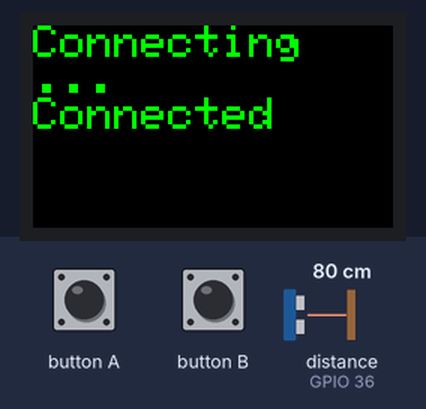
Bench run of a sketch on a simulated ESP32. Parts: 240×135 colour display. Wiring (inferred from the names in the program): ultrasonic range finder: trigger GPIO 26; echo GPIO 36. The test bench sets the inputs (shaded band); at power-on: distance to the obstacle (sensor on GPIO 36) 80 cm. The echo pulse lasts 58.3 µs per cm; WiFi joins after 1.5 s; servers stay silent unless stated; network time is answered at once with the bench clock; the local clock reads 2024-03-15 10:24:30 at power-on unless the sketch sets it; nothing arrives over Bluetooth unless stated; a phone connects over Bluetooth LE 3 s after start; what the sketch prints to the serial monitor is not drawn. At 11.6 s the program restarts the board; the recording ends there.

Above: at 1.8 s.
At 4.9 s:
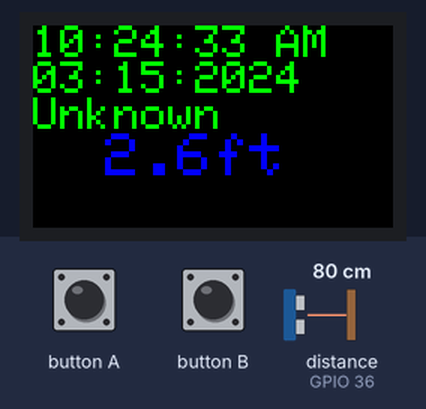
5.0 s: button A pressed for 3.2 s
At 9.3 s:
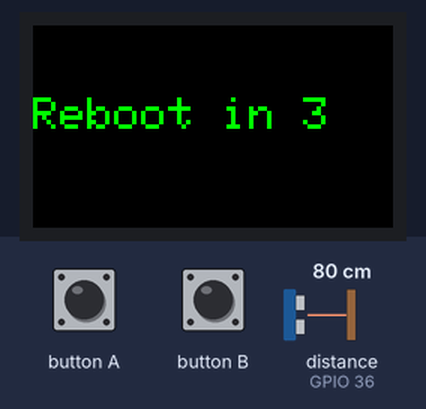
Timing chart, 0 to 10.8 s (numbered marks = the images above; inputs shaded):
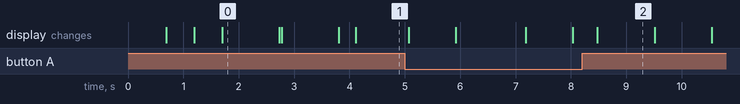

Measured:
- after the input at 5.0 s, the display: first differs from a run without the input after 3.5 s (image 2)
- what the display in image 0 shows lasts 1.0 s, from 1.7 s to 2.7 s

The sketch:

DistanceMonitorServer.ino
```cpp
#include <string.h>
#include <M5StickCPlus.h>
#include <WiFi.h>
#include <NTPClient.h>   // https://github.com/arduino-libraries/NTPClient NTPClient by Fabrice Weinberg
#include <TimeLib.h>     // https://playground.arduino.cc/Code/Time/       Time by Michael Margolis
#include <Timezone.h>    // https://github.com/JChristensen/Timezone       Jack Christensen
#include "UtilLcd.h"
#include "UtilClock.h"
#include "UtilUltrasonicSensor.h"
#include "UtilBleHost.h"

const uint32_t BackgroundColor = BLACK;
const uint32_t TextColor = GREEN;
const uint8_t  TextSize = 3;
const uint8_t  TextSizeBig = TextSize + 1;
const uint8_t  ScreenRotation90Degrees = 1;              // // 0 (normal orientation), 1 (90 degrees clockwise), 2 (180 degrees), or 3 (90 degrees counterclockwise)
const uint8_t  ScreenRotation270Degrees = 3;              // // 0 (normal orientation), 1 (90 degrees clockwise), 2 (180 degrees), or 3 (90 degrees counterclockwise)
const unsigned long SerialPortBaudRate = 115200;
const unsigned long ConnectionTimeoutMs = 10 * 1000;
const unsigned long ConnectionRetryMs = 500;

const uint32_t LoopDelayMs = 100;

const char* WifiSsid = "AirPort";
const char* WifiPassword = "ivacivac";

void rebootIfNeeded(bool force) {
  if( !force ) {
    tm* dateTime = getDateTimeNow();

    int hours = dateTime->tm_hour;
    int minutes = dateTime->tm_min;
    int seconds = dateTime->tm_sec;

    // Return early if it's not 4:00 AM
    if (!(hours == 4 && minutes == 0 && seconds == 0) ) {
      return;
    }
  }

  const int16_t textPosY = TextSize*TextSizeBase*2;

  M5.Lcd.setTextColor(TextColor);
  M5.Lcd.setTextSize(TextSize);

  M5.Lcd.fillScreen(BackgroundColor);
  M5.Lcd.setCursor(0, textPosY);
  M5.Lcd.println("Reboot in 3");
  delay(1000); // Wait for a while to allow the display to update
  M5.Lcd.setCursor(0, textPosY);

  M5.Lcd.fillScreen(BackgroundColor);
  M5.Lcd.setCursor(0, textPosY);
  M5.Lcd.println("Reboot in 2");
  delay(1000); // Wait for a while to allow the display to update

  M5.Lcd.fillScreen(BackgroundColor);
  M5.Lcd.setCursor(0, textPosY);
  M5.Lcd.println("Reboot in 1");
  delay(1000); // Wait for a while to allow the display to update

  M5.Lcd.fillScreen(RED);
  esp_restart(); // Reboot the M5StickC
}

/* After M5StickC is started or reset
  the program in the setUp () function will be run, and this part will only be run once.
  After M5StickCPlus is started or reset, the program in the setup() function will be executed, and this part will only be executed once. */
void setup()
{
  M5.begin();

  pinMode(UltrasonicSensorTriggerPin, OUTPUT);
  pinMode(UltrasonicSensorEchoPin, INPUT);

  M5.Lcd.setRotation(ScreenRotation90Degrees);
  M5.Lcd.setCursor(0, 0);
  M5.Lcd.fillScreen(BackgroundColor);
  M5.Lcd.setTextColor(TextColor, BackgroundColor);
  M5.Lcd.setTextSize(TextSize);

  Serial.begin(SerialPortBaudRate);
  WiFi.begin(WifiSsid, WifiPassword);

  bleBeginHost();
  //byte initial_custom_data[] = {0x12, 0x34, 0x56, 0x78};
  //bleStartAdvertisingWithCustomData(initial_custom_data, sizeof(initial_custom_data));

  M5.Lcd.println("Connecting");
  unsigned long connectStartTime = millis();
  char *connectionStatusStr = NULL;
  while (connectionStatusStr == NULL && millis() - connectStartTime < ConnectionTimeoutMs) {
    switch(WiFi.status()) {
      case WL_CONNECTED:      connectionStatusStr = "Connected";      break;
      case WL_NO_SHIELD:      connectionStatusStr = "Not Supported";  break;
      case WL_NO_SSID_AVAIL:  connectionStatusStr = "SSID Not Found"; break;

      case WL_IDLE_STATUS:
      case WL_SCAN_COMPLETED:
      case WL_CONNECT_FAILED:
      case WL_CONNECTION_LOST:
      case WL_DISCONNECTED:
        delay(ConnectionRetryMs);
        M5.Lcd.print(".");
         break;
    }
  }

  if( connectionStatusStr == NULL )
     connectionStatusStr = "WIFI Timeout";

  M5.Lcd.println("");
  M5.Lcd.println(connectionStatusStr);
  delay(1000);

  setupRealTimeClockFromInternet();
}

/* After the program in setup() runs, it runs the program in loop()
The loop() function is an infinite loop in which the program runs repeatedly
After the program in the setup() function is executed, the program in the loop() function will be executed
The loop() function is an endless loop, in which the program will continue to run repeatedly */
void loop()
{
  struct tm* dateTimeNow = getDateTimeNow();

  M5.update();

  // Check if button A is pressed
  if (M5.BtnA.wasReleasefor(500)) {
    rebootIfNeeded(true);
  }

  M5.Lcd.setCursor(0, TextSize*TextSizeBase*0);
  char* timeStr = lcdPrintTimeIfNeeded();

  M5.Lcd.setCursor(0, TextSize*TextSizeBase*1);
  char* dateStr = lcdPrintDateIfNeeded();

  M5.Lcd.setCursor(0, TextSize*TextSizeBase*2);
  M5.Lcd.print(bleGetName());  clearToEndOfLine();

  M5.Lcd.setCursor(0, TextSize*TextSizeBase*3);

  float distance = GetDistanceFeetAverage(UltrasonicSensorSampleCount);

  char distanceStr[10]; // Allocate a buffer to hold the formatted distance string
  if(distance == UltrasonicSensorUnknownDistance)
     strcpy(distanceStr, "  -.--");
  else
     dtostrf(distance, 5, 1, distanceStr); // Convert distance to a string with 6 total characters and 2 decimal places

  M5.Lcd.setTextSize(TextSizeBig);
  M5.Lcd.setTextColor(BLUE, BackgroundColor);
  M5.Lcd.print(distanceStr);  M5.Lcd.print("ft"); clearToEndOfLine();
  M5.Lcd.setTextColor(TextColor, BackgroundColor);
  M5.Lcd.setTextSize(TextSize);

  bleWriteFloatAsFixed16x8(distance);

  delay(LoopDelayMs); // Wait for a second before sending the next message
  rebootIfNeeded(false);
}
```

UtilBleHost.h
```cpp
#ifndef UTIL_BLE_HOST_H
#define UTIL_BLE_HOST_H

#define MacAddressRivian "e8:9f:6d:08:d4:f6"
#define MacAddressTesla "4c:75:25:cd:ef:d2"

void bleBeginHost();
void bleWriteFloatAsFixed16x8(float value);
float bleReadFloatFromFixed16x8(uint8_t *byteArray);
void bleWriteData(byte *data, size_t length);
const char* bleGetName();

#endif
```

UtilBleHost.ino
```cpp
#include <M5StickCPlus.h>
#include <NimBLEDevice.h>  // https://github.com/h2zero/NimBLE-Arduino
#include "UtilBleHost.h"

#define SERVICE_UUID "f5b13a29-196a-4b42-bffa-85c6e44c6f00"
#define CHARACTERISTIC_UUID "f5b13a29-196a-4b42-bffa-85c6e44c6f01"

NimBLEServer* pServer;
NimBLEService* pService;
NimBLECharacteristic* pCharacteristic;

const uint8_t BleBufferMarkerStart = 0xAB;
const uint8_t BleBufferMarkerEnd = 0xEF;

const int MarkerStartIndex = 0;
const int HighByteIndex = 1;
const int MiddleByteIndex = 2;
const int LowByteIndex = 3;
const int SumHighByteIndex = 4;
const int SumLowByteIndex = 5;
const int MarkerEndIndex = 6;

const int BufferSize = 7;

const float InvalidFixedPointValue = -1.0;

void bleBeginHost()
{
  NimBLEDevice::init("FLS_DM");

  pServer = NimBLEDevice::createServer();

  pService = pServer->createService(SERVICE_UUID);

  pCharacteristic = pService->createCharacteristic(
    CHARACTERISTIC_UUID,
    NIMBLE_PROPERTY::READ | NIMBLE_PROPERTY::NOTIFY
  );

  pCharacteristic->setValue("");

  pService->start();

  NimBLEAdvertising* pAdvertising = pServer->getAdvertising();

  pAdvertising->addServiceUUID(pService->getUUID());
  pAdvertising->setScanResponse(true);
  pAdvertising->setMinPreferred(0x12);

  pAdvertising->start();
  Serial.println("Characteristic defined! Now you can read it in your phone!");
}

void bleWriteFloatAsFixed16x8(float value) {
  uint8_t byteArray[BufferSize];

  // Add the fixed value at the beginning of the buffer
  byteArray[MarkerStartIndex] = BleBufferMarkerStart;

  // This is a bit of a hack right now as I don't want to debug what's going on with signed floats and this doesn't really support
  // negactive distances anyway...
  //
  if( value < 0 ) {
    byteArray[HighByteIndex] = 0xFF;
    byteArray[MiddleByteIndex] = 0xFF;
    byteArray[LowByteIndex] = 0xFF;
    byteArray[SumHighByteIndex] = 0xFF;
    byteArray[SumLowByteIndex] = 0xFF;
  }
  else {
    int32_t intValue = (int32_t)(value * (1 << 8));

    // Convert the intValue into 3-byte representation
    byteArray[HighByteIndex] = (uint8_t)(intValue >> 16); // Store the high byte
    byteArray[MiddleByteIndex] = (uint8_t)((intValue >> 8) & 0xFF); // Store the middle byte
    byteArray[LowByteIndex] = (uint8_t)(intValue & 0xFF); // Store the low byte

    // Sum the first 3 bytes and store the result in the last 2 bytes
    uint16_t sum = byteArray[HighByteIndex] + byteArray[MiddleByteIndex] + byteArray[LowByteIndex];
    byteArray[SumHighByteIndex] = (uint8_t)(sum >> 8); // Store the high byte of the sum
    byteArray[SumLowByteIndex] = (uint8_t)(sum & 0xFF); // Store the low byte of the sum
  }

  // Add the fixed value at the end of the buffer
  byteArray[MarkerEndIndex] = BleBufferMarkerEnd;

  bleWriteData(byteArray, sizeof(byteArray));
}

void bleWriteData(byte *data, size_t length) {
  pCharacteristic->setValue(data, length);
}

const char* bleGetName() {
  NimBLEAddress localAddress = NimBLEDevice::getAddress();
  String localAddressStr = localAddress.toString().c_str();

  if (localAddressStr.equals(MacAddressRivian)) {
    return "Rivian";
  } else if (localAddressStr.equals(MacAddressTesla)) {
    return "Tesla";
  } else {
    return "Unknown";
  }
}
```

UtilClock.h
```cpp
#ifndef UTIL_CLOCK_H
#define UTIL_CLOCK_H

const uint8_t TextSizeBase = 8;

void setupRealTimeClockFromInternet();
struct tm* getDateTimeNow();
void setRTC(time_t timeToSet);
void setLocalTimeFromRTC();

char* lcdPrintTimeIfNeeded();
char* lcdPrintDateIfNeeded();

#endif
```

UtilClock.ino
```cpp
#include <M5StickCPlus.h>
#include "UtilClock.h"

WiFiUDP ntpUDP;
NTPClient timeNtpClient(ntpUDP, "pool.ntp.org");

// US Eastern Time Zone (New York, Washington D.C., Miami, etc.)
TimeChangeRule EDT = {"EDT", Second, Sun, Mar, 2, -240}; // UTC - 4 hours
TimeChangeRule EST = {"EST", First, Sun, Nov, 2, -300};  // UTC - 5 hours
Timezone timezone(EDT, EST);

void setupRealTimeClockFromInternet()
{
  M5.Lcd.fillScreen(BackgroundColor);
  M5.Lcd.setCursor(0, 0);

  timeNtpClient.begin();

  if( timeNtpClient.update() )
  {
    M5.Lcd.println("Setting Time from NTP");
    time_t currentTime = timeNtpClient.getEpochTime();
    time_t localTime = timezone.toLocal(currentTime);

    struct tm *timeinfo = localtime(&localTime);

    setTime(localTime);
    setRTC(localTime);
  }
  else
  {
    M5.Lcd.println("Setting Time From RTC");
    setLocalTimeFromRTC();
  }

  delay(1000); // Wait for a second So user can see prompt
}

struct tm* getDateTimeNow()
{
  time_t currentTime = now(); // timeClient.getEpochTime();
  struct tm *timeinfo = localtime(&currentTime);
  return timeinfo;
}

void setRTC(time_t timeToSet) {
  // Convert the time_t value to a tm struct
  struct tm *timeInfo = localtime(&timeToSet);

  // Set the RTC date
  RTC_DateTypeDef rtcDate;
  rtcDate.Year = timeInfo->tm_year + 1900;
  rtcDate.Month = timeInfo->tm_mon + 1;
  rtcDate.Date = timeInfo->tm_mday;
  rtcDate.WeekDay = timeInfo->tm_wday;
  M5.Rtc.SetData(&rtcDate);

  // Set the RTC time
  RTC_TimeTypeDef rtcTime;
  rtcTime.Hours = timeInfo->tm_hour;
  rtcTime.Minutes = timeInfo->tm_min;
  rtcTime.Seconds = timeInfo->tm_sec;
  M5.Rtc.SetTime(&rtcTime);
}

void setLocalTimeFromRTC() {
  RTC_TimeTypeDef rtcTime;
  RTC_DateTypeDef rtcDate;

  M5.Rtc.GetTime(&rtcTime);
  M5.Rtc.GetData(&rtcDate);

  struct tm timeInfo;
  timeInfo.tm_year = rtcDate.Year - 1900;
  timeInfo.tm_mon = rtcDate.Month - 1;
  timeInfo.tm_mday = rtcDate.Date;
  timeInfo.tm_hour = rtcTime.Hours;
  timeInfo.tm_min = rtcTime.Minutes;
  timeInfo.tm_sec = rtcTime.Seconds;
  timeInfo.tm_isdst = -1; // Let the system determine DST (Daylight Saving Time)

  time_t epochTime = mktime(&timeInfo);
  setTime(epochTime);
}

// Add global variables to store the last printed date and time
char lastTimeStr[16] = "";
char lastDateStr[16] = "";

char* lcdPrintTimeIfNeeded() {
  struct tm* dateTimeNow = getDateTimeNow();

  char currentTimeStr[16];
  strftime(currentTimeStr, sizeof(currentTimeStr), "%I:%M:%S %p", dateTimeNow); // %H for 24 hour time, %I for 12 Hour time

  if (strcmp(lastTimeStr, currentTimeStr) == 0)
    return lastTimeStr;

  // The time has changed; update the display
  M5.Lcd.setCursor(0, 0);
  M5.Lcd.print(currentTimeStr);
  clearToEndOfLine();

  // Update the last printed time
  strncpy(lastTimeStr, currentTimeStr, sizeof(lastTimeStr));
      return lastTimeStr;
}

char*  lcdPrintDateIfNeeded() {
  struct tm* dateTimeNow = getDateTimeNow();

  char currentDateStr[16];
  strftime(currentDateStr, sizeof(currentDateStr), "%m:%d:%Y", dateTimeNow);

  if (strcmp(lastDateStr, currentDateStr) == 0)
    return lastDateStr;

  // The date has changed; update the display
  M5.Lcd.setCursor(0, TextSize * 8);
  M5.Lcd.print(currentDateStr);
  clearToEndOfLine();

  // Update the last printed date
  strncpy(lastDateStr, currentDateStr, sizeof(lastDateStr));
      return lastDateStr;
}
```

UtilUltrasonicSensor.h
```cpp
#ifndef UTIL_ULTRASONIC_SENSOR_H
#define UTIL_ULTRASONIC_SENSOR_H

#define UltrasonicSensorTriggerPin 26
#define UltrasonicSensorEchoPin 36
const float UltrasonicSensorMinDistanceCm = 2;
const float UltrasonicSensorMaxDistanceCm = 400;
const float UltrasonicSensorUnknownDistance = -1;
const uint8_t UltrasonicSensorSampleCount = 20;
const unsigned long UltrasonicSensorSampleDelayMs = 10;

float GetDistanceFeetAverage(uint8_t numSamples);
float GetDistanceFeet() ;

#endif
```

UtilUltrasonicSensor.ino
```cpp
#include <M5StickCPlus.h>
#include "UtilUltrasonicSensor.h"

float GetDistanceFeetAverage(uint8_t numSamples)
{
  float distance = UltrasonicSensorUnknownDistance;
  float neighborDifferenceThreshold = 0.4;

  float samples[numSamples];
  uint8_t samplesCount = 0;

  // Get all samples
  //
  for (uint8_t index = 0; index < numSamples; index++) {
    distance = GetDistanceFeet();
    if (distance != UltrasonicSensorUnknownDistance) {
      samples[samplesCount] = distance;
      samplesCount += 1;
    }
    delay(UltrasonicSensorSampleDelayMs); // Add a short delay between readings
  }

  // Filter out the outliers
  //
  uint8_t filteredSamplesCount = 0;
  for (uint8_t index = 0; index < samplesCount; index++) {
    bool includeSample = true;

    // Check the difference with the previous neighbor
    if (index > 0 && samples[index - 1] != UltrasonicSensorUnknownDistance &&
        abs(samples[index] - samples[index - 1]) > neighborDifferenceThreshold) {
      includeSample = false;
    }

    // Check the difference with the next neighbor
    if (index < samplesCount - 1 && samples[index + 1] != UltrasonicSensorUnknownDistance &&
        abs(samples[index] - samples[index + 1]) > neighborDifferenceThreshold) {
      includeSample = false;
    }

    if (includeSample && samples[index] != UltrasonicSensorUnknownDistance) {
      samples[filteredSamplesCount] = samples[index];
      filteredSamplesCount += 1;
    }
  }

  // Make sure we still have some valid samples (and make sure we have at least half the samples being valid)
  if (filteredSamplesCount <= numSamples / 2) {
    Serial.print("Not enough valid samples: ");
    Serial.print(filteredSamplesCount); Serial.print(" ");
    Serial.print(numSamples / 2); Serial.print(" ");
    Serial.println("");
    return UltrasonicSensorUnknownDistance;
  }

  // Calculate the moving average
  //
  float movingAverage = 0;
  for (uint8_t index = 0; index < filteredSamplesCount; index++) {
    movingAverage += samples[index];
  }
  movingAverage /= filteredSamplesCount;


  return movingAverage;
}


// Returns UltrasonicSensorUnknownDistance (-1) if we couldn't read the value
//
float GetDistanceFeet()
{
  digitalWrite(UltrasonicSensorTriggerPin, LOW);
  delayMicroseconds(2);
  digitalWrite(UltrasonicSensorTriggerPin, HIGH);
  delayMicroseconds(10);
  digitalWrite(UltrasonicSensorTriggerPin, LOW);

  long duration = pulseIn(UltrasonicSensorEchoPin, HIGH);

  /*
  ** When the HC-SR04 sensor sends an ultrasonic pulse, it travels to an object, reflects off of it, and then returns to the sensor.
  ** The sensor measures the total time it takes for the pulse to travel to the object and back, called the "round-trip time." To
  ** find the distance to the object, we need to consider only the one-way time, i.e., the time it takes for the pulse to travel
  ** from the sensor to the object. This is why we divide the round-trip time by 2.
  **
  ** Now let's examine the 0.0344 value. The speed of sound in air is approximately 343 meters per second (m/s) or 34,300 centimeters
  ** per second (cm/s) at room temperature (20°C). When we calculate the distance, we need to convert the time measured by the sensor
  ** (in microseconds) into distance (in centimeters). To do this, we can use the following formula:
  **
  **    distance (cm) = (time (µs) * speed of sound (cm/µs)) / 2
  **
  ** Since the speed of sound is 34,300 cm/s, we need to convert it to cm/µs:
  **
  **    34,300 cm/s * (1 s / 1,000,000 µs) = 0.0343 cm/µs (rounded to 0.0344 cm/µs for simplicity)
  **
  ** Now, we can rewrite the formula as:
  **
  **    distance (cm) = (time (µs) * 0.0344) / 2
  **
  ** So, the 0.0344 / 2 expression in the code is a result of the speed of sound conversion (from cm/s to cm/µs) and
  ** considering only the one-way travel time of the ultrasonic pulse.
  */
  float distanceCm = duration * 0.0344 / 2;

  // Check if the measured distance is within the valid range
  //
  if (distanceCm < UltrasonicSensorMinDistanceCm || distanceCm > UltrasonicSensorMaxDistanceCm)
    return UltrasonicSensorUnknownDistance;

  // Convert CM to Feet
  //
  float distanceFeet = distanceCm * 0.0328084;

  return distanceFeet;
}
```

UtilLcd.h
```cpp
#ifndef UTIL_LCD_H
#define UTIL_LCD_H

void clearToEndOfLine();

#endif
```

UtilLcd.ino
```cpp
#include <M5StickCPlus.h>
#include "UtilLcd.h"

void clearToEndOfLine() {
  // Get the screen dimensions and rotation
  int screenWidth = M5.Lcd.width();
  int screenHeight = M5.Lcd.height();
  //int screenRotation = M5.Lcd.getRotation();

  int currentX = M5.Lcd.getCursorX();
  int currentY = M5.Lcd.getCursorY();
  int lineHeight = M5.Lcd.fontHeight();

  int remainingWidth = screenWidth - currentX;
  M5.Lcd.fillRect(currentX, currentY, remainingWidth, lineHeight, BackgroundColor);
  M5.Lcd.println("");
}
```
